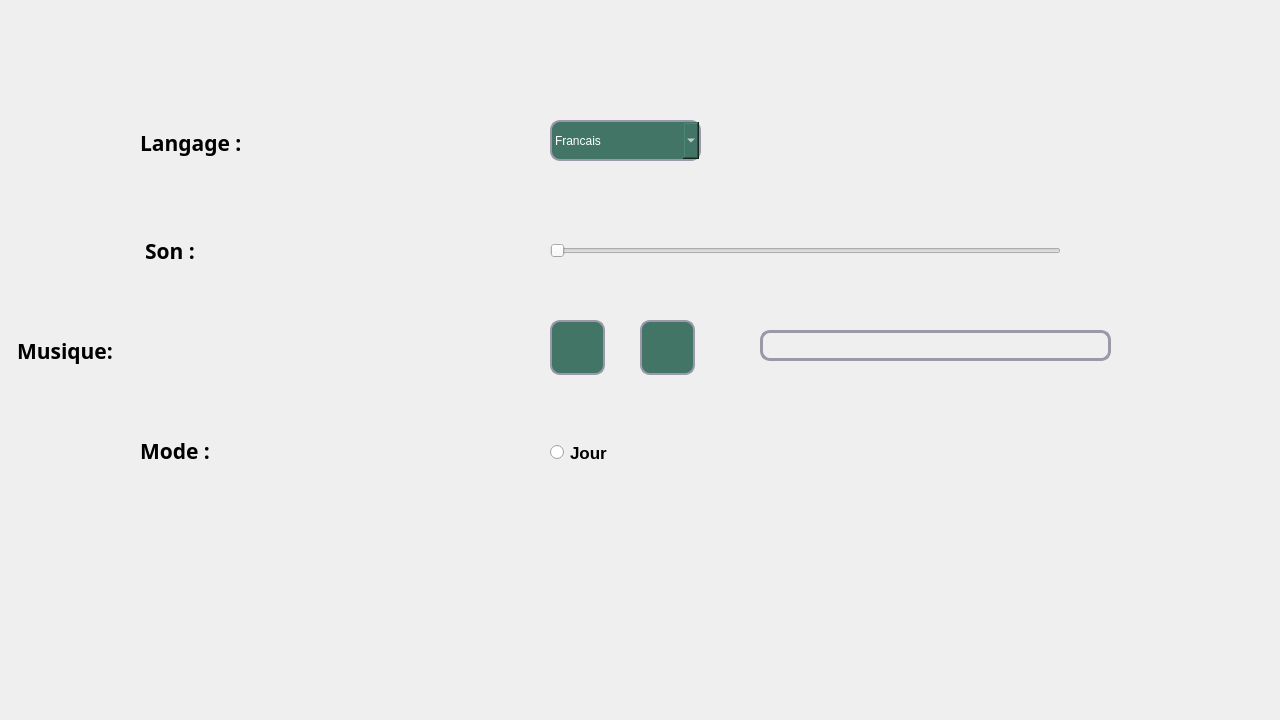
<?xml version="1.0" encoding="UTF-8"?>
<ui version="4.0">
 <class>reglage</class>
 <widget class="QDialog" name="reglage">
  <property name="geometry">
   <rect>
    <x>0</x>
    <y>0</y>
    <width>1280</width>
    <height>720</height>
   </rect>
  </property>
  <property name="windowTitle">
   <string>Dialog</string>
  </property>
  <widget class="QStackedWidget" name="stackedWidget">
   <property name="geometry">
    <rect>
     <x>0</x>
     <y>0</y>
     <width>1280</width>
     <height>720</height>
    </rect>
   </property>
   <property name="font">
    <font>
     <weight>75</weight>
     <bold>true</bold>
    </font>
   </property>
   <widget class="QWidget" name="page">
    <widget class="QLabel" name="label">
     <property name="geometry">
      <rect>
       <x>140</x>
       <y>420</y>
       <width>191</width>
       <height>61</height>
      </rect>
     </property>
     <property name="font">
      <font>
       <family>Segoe UI Black</family>
       <pointsize>16</pointsize>
       <weight>75</weight>
       <bold>true</bold>
      </font>
     </property>
     <property name="styleSheet">
      <string notr="true">QLabel
{
qproperty-alignment:AlignCenter;}</string>
     </property>
     <property name="text">
      <string>Mode :</string>
     </property>
    </widget>
    <widget class="QLabel" name="label_2">
     <property name="geometry">
      <rect>
       <x>145</x>
       <y>220</y>
       <width>161</width>
       <height>61</height>
      </rect>
     </property>
     <property name="font">
      <font>
       <family>Segoe UI Black</family>
       <pointsize>16</pointsize>
       <weight>75</weight>
       <bold>true</bold>
      </font>
     </property>
     <property name="styleSheet">
      <string notr="true">QLabel
{
qproperty-alignment:AlignCenter;}</string>
     </property>
     <property name="text">
      <string>Son :</string>
     </property>
    </widget>
    <widget class="QLabel" name="label_3">
     <property name="geometry">
      <rect>
       <x>140</x>
       <y>87</y>
       <width>221</width>
       <height>111</height>
      </rect>
     </property>
     <property name="font">
      <font>
       <family>Segoe UI Black</family>
       <pointsize>16</pointsize>
       <weight>75</weight>
       <bold>true</bold>
      </font>
     </property>
     <property name="styleSheet">
      <string notr="true">QLabel
{
qproperty-alignment:AlignCenter;

}</string>
     </property>
     <property name="text">
      <string>Langage :</string>
     </property>
    </widget>
    <widget class="QLabel" name="label_4">
     <property name="geometry">
      <rect>
       <x>110</x>
       <y>420</y>
       <width>51</width>
       <height>51</height>
      </rect>
     </property>
     <property name="text">
      <string/>
     </property>
     <property name="pixmap">
      <pixmap resource="iconn.qrc">:/ICON/3.png</pixmap>
     </property>
     <property name="scaledContents">
      <bool>true</bool>
     </property>
    </widget>
    <widget class="QLabel" name="label_5">
     <property name="geometry">
      <rect>
       <x>110</x>
       <y>220</y>
       <width>51</width>
       <height>51</height>
      </rect>
     </property>
     <property name="text">
      <string/>
     </property>
     <property name="pixmap">
      <pixmap resource="iconn.qrc">:/ICON/2.png</pixmap>
     </property>
     <property name="scaledContents">
      <bool>true</bool>
     </property>
    </widget>
    <widget class="QLabel" name="label_6">
     <property name="geometry">
      <rect>
       <x>110</x>
       <y>110</y>
       <width>51</width>
       <height>51</height>
      </rect>
     </property>
     <property name="text">
      <string/>
     </property>
     <property name="pixmap">
      <pixmap resource="iconn.qrc">:/ICON/1.png</pixmap>
     </property>
     <property name="scaledContents">
      <bool>true</bool>
     </property>
    </widget>
    <widget class="QSlider" name="horizontalSlider">
     <property name="geometry">
      <rect>
       <x>550</x>
       <y>230</y>
       <width>511</width>
       <height>41</height>
      </rect>
     </property>
     <property name="styleSheet">
      <string notr="true"/>
     </property>
     <property name="orientation">
      <enum>Qt::Horizontal</enum>
     </property>
    </widget>
    <widget class="QComboBox" name="comboBox">
     <property name="geometry">
      <rect>
       <x>550</x>
       <y>120</y>
       <width>151</width>
       <height>41</height>
      </rect>
     </property>
     <property name="styleSheet">
      <string notr="true">QComboBox{
 background-color: rgb(66, 117, 102);
border-radius:10px;
border-style:solid;
border-width:2px;
border-color:#9999aa;
color:white;
}
</string>
     </property>
     <item>
      <property name="text">
       <string>Francais</string>
      </property>
     </item>
     <item>
      <property name="text">
       <string>English</string>
      </property>
     </item>
    </widget>
    <widget class="QLabel" name="label_7">
     <property name="geometry">
      <rect>
       <x>-10</x>
       <y>0</y>
       <width>1280</width>
       <height>720</height>
      </rect>
     </property>
     <property name="text">
      <string/>
     </property>
     <property name="scaledContents">
      <bool>true</bool>
     </property>
    </widget>
    <widget class="QRadioButton" name="radioButton">
     <property name="geometry">
      <rect>
       <x>550</x>
       <y>437</y>
       <width>81</width>
       <height>31</height>
      </rect>
     </property>
     <property name="font">
      <font>
       <pointsize>13</pointsize>
      </font>
     </property>
     <property name="text">
      <string>Jour</string>
     </property>
    </widget>
    <widget class="QPushButton" name="pushButton_play">
     <property name="geometry">
      <rect>
       <x>550</x>
       <y>320</y>
       <width>55</width>
       <height>55</height>
      </rect>
     </property>
     <property name="styleSheet">
      <string notr="true">QPushButton{
 background-color: rgb(66, 117, 102);
border-radius:10px;
border-style:solid;
border-width:2px;
border-color:#9999aa;
color:white;
}
QPushButton:enabled{
 background-color: rgb(66, 117, 102);
color:white;
}

QPushButton:pressed{
 background-color: qlineargradient(spread:pad, x1:0.5, y1:0.0342727, x2:0.5, y2:1, stop:0 rgba(0, 255, 255, 255), stop:1 rgba(255, 255, 255, 255));
color:#fffffe;
}

QPushButton:hover:!pressed{
 background-color:   rgb(221,222,217);
color:#0c2f70;
}

QPushButton:disabled{
background-color:rgb(66, 117, 102);
color:#ffffff;
}</string>
     </property>
     <property name="text">
      <string/>
     </property>
     <property name="icon">
      <iconset resource="iconn.qrc">
       <normaloff>:/ICON/play.png</normaloff>:/ICON/play.png</iconset>
     </property>
    </widget>
    <widget class="QPushButton" name="pushButton_pause">
     <property name="geometry">
      <rect>
       <x>640</x>
       <y>320</y>
       <width>55</width>
       <height>55</height>
      </rect>
     </property>
     <property name="styleSheet">
      <string notr="true">QPushButton{
 background-color: rgb(66, 117, 102);
border-radius:10px;
border-style:solid;
border-width:2px;
border-color:#9999aa;
color:white;
}
QPushButton:enabled{
 background-color: rgb(66, 117, 102);
color:white;
}

QPushButton:pressed{
 background-color: qlineargradient(spread:pad, x1:0.5, y1:0.0342727, x2:0.5, y2:1, stop:0 rgba(0, 255, 255, 255), stop:1 rgba(255, 255, 255, 255));
color:#fffffe;
}

QPushButton:hover:!pressed{
 background-color:   rgb(221,222,217);
color:#0c2f70;
}

QPushButton:disabled{
background-color:rgb(66, 117, 102);
color:#ffffff;
}</string>
     </property>
     <property name="text">
      <string/>
     </property>
     <property name="icon">
      <iconset resource="iconn.qrc">
       <normaloff>:/ICON/pause.png</normaloff>:/ICON/pause.png</iconset>
     </property>
    </widget>
    <widget class="QLabel" name="label_10">
     <property name="geometry">
      <rect>
       <x>17</x>
       <y>320</y>
       <width>461</width>
       <height>61</height>
      </rect>
     </property>
     <property name="font">
      <font>
       <family>Segoe UI Black</family>
       <pointsize>16</pointsize>
       <weight>75</weight>
       <bold>true</bold>
      </font>
     </property>
     <property name="styleSheet">
      <string notr="true">QLabel
{
qproperty-alignment:AlignCenter;}</string>
     </property>
     <property name="text">
      <string>Musique:</string>
     </property>
    </widget>
    <widget class="QLabel" name="label_9">
     <property name="geometry">
      <rect>
       <x>110</x>
       <y>320</y>
       <width>51</width>
       <height>51</height>
      </rect>
     </property>
     <property name="text">
      <string/>
     </property>
     <property name="pixmap">
      <pixmap resource="iconn.qrc">:/ICON/musical-note.png</pixmap>
     </property>
     <property name="scaledContents">
      <bool>true</bool>
     </property>
    </widget>
    <widget class="QLabel" name="label_8">
     <property name="geometry">
      <rect>
       <x>760</x>
       <y>330</y>
       <width>351</width>
       <height>31</height>
      </rect>
     </property>
     <property name="styleSheet">
      <string notr="true">QLabel{
border-radius:10px;
border-style:solid;
border-width:3px;
border-color:#9999aa;}

</string>
     </property>
     <property name="text">
      <string/>
     </property>
    </widget>
    <zorder>label_7</zorder>
    <zorder>label</zorder>
    <zorder>label_2</zorder>
    <zorder>label_3</zorder>
    <zorder>label_4</zorder>
    <zorder>label_5</zorder>
    <zorder>label_6</zorder>
    <zorder>horizontalSlider</zorder>
    <zorder>comboBox</zorder>
    <zorder>radioButton</zorder>
    <zorder>pushButton_play</zorder>
    <zorder>pushButton_pause</zorder>
    <zorder>label_10</zorder>
    <zorder>label_9</zorder>
    <zorder>label_8</zorder>
   </widget>
   <widget class="QWidget" name="page_2"/>
  </widget>
 </widget>
 <resources>
  <include location="iconn.qrc"/>
 </resources>
 <connections/>
</ui>
